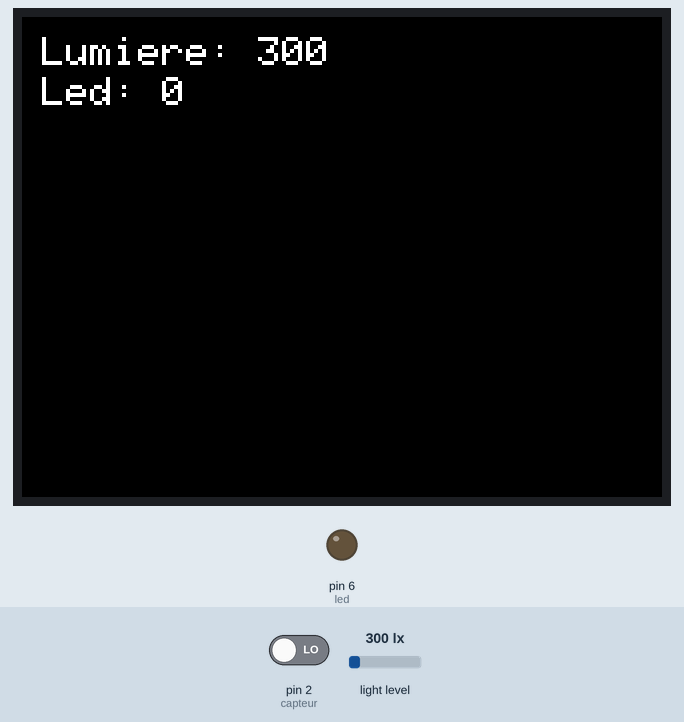
Bench run of a sketch on a simulated Arduino Uno, built with avr-gcc and run on an emulated ATmega328P. Parts: 320×240 colour display, output pins drawn as LEDs (lit = HIGH). Inputs (shaded band) come from the test bench; at power-on: light level 300 lx, pin 2 (capteur) LOW. What the sketch prints to the serial monitor is not drawn.

Above: at 1.4 s.
1.5 s: light level set to 40 lx
At 2.3 s:
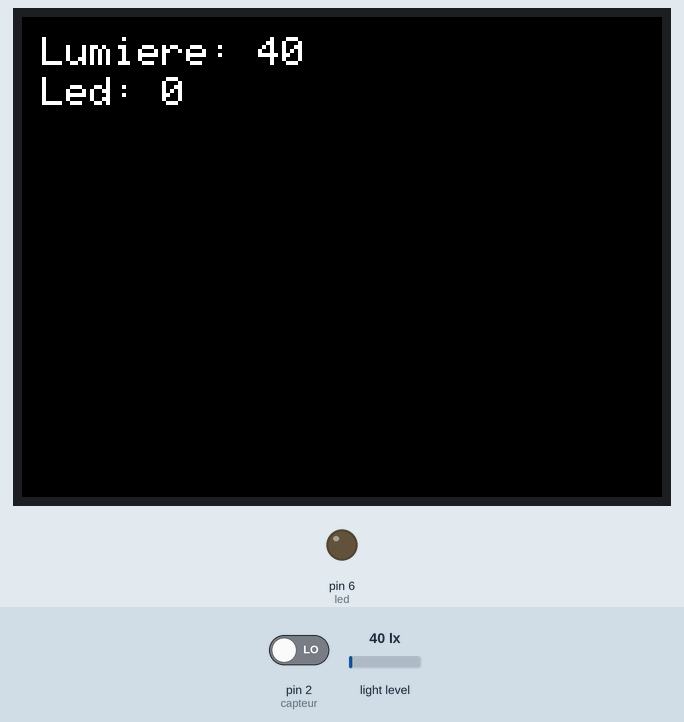
3.2 s: pin 2 (capteur) driven HIGH
At 3.85 s:
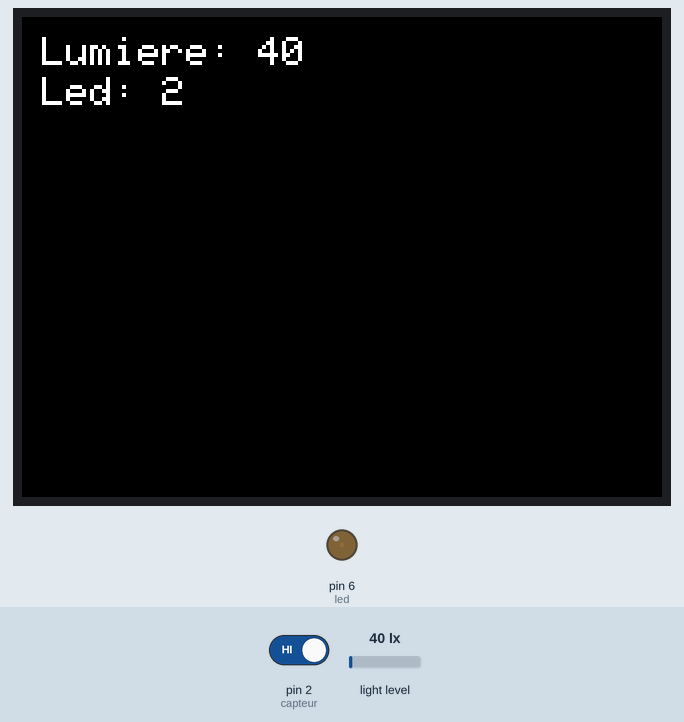
5.5 s: light level set to 270 lx
At 5.88 s:
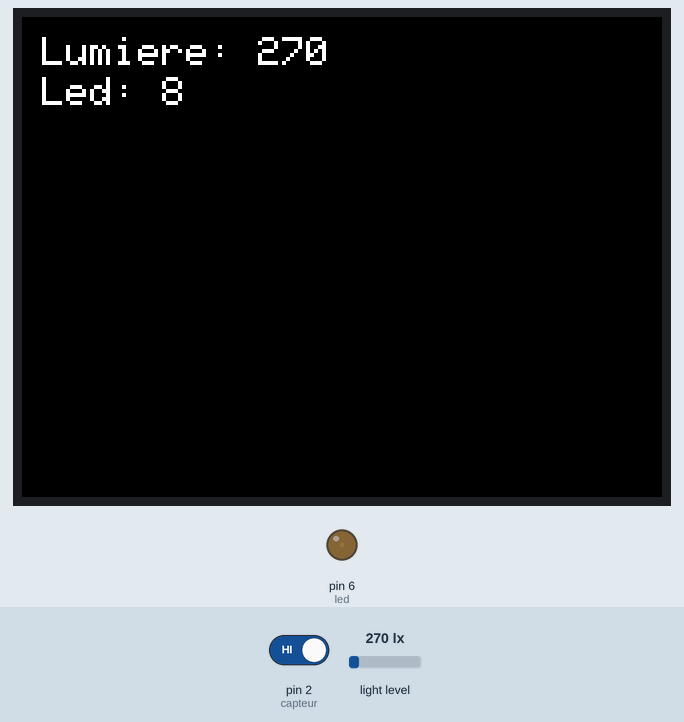
7.2 s: light level set to 322 lx
At 7.58 s:
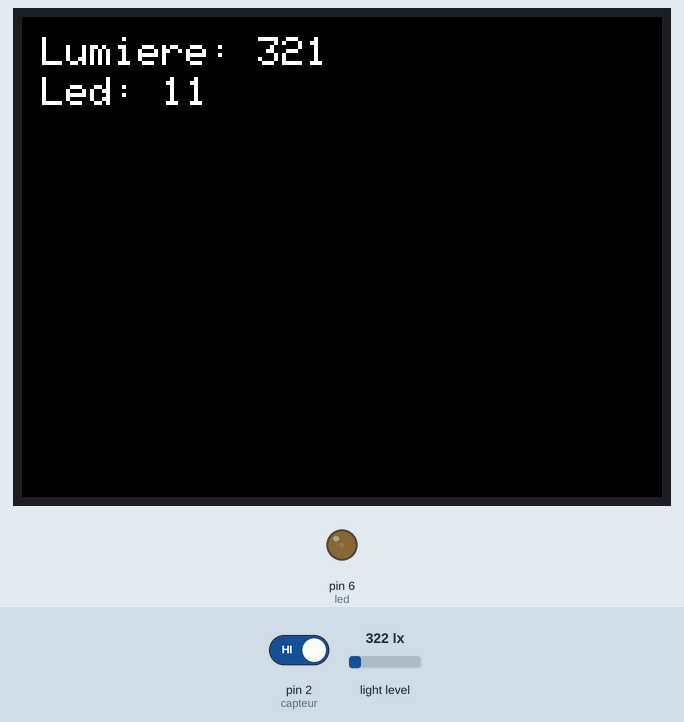
8.9 s: pin 2 (capteur) driven LOW
Timing chart, 0 to 11.6 s (numbered marks = the images above; inputs shaded):
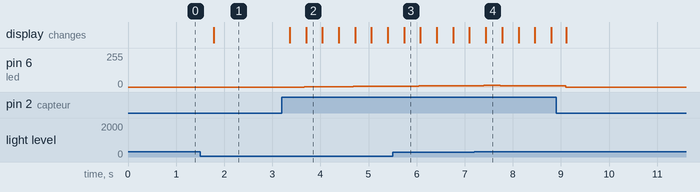

The sketch:

capteur_pr.ino
```cpp
#include "SPI.h"

#include "Adafruit_GFX.h"
#include "Adafruit_ILI9341.h"

#include <Wire.h>
#include <BH1750.h>²
#include <SoftwareSerial.h>


// Déclaration des broches TFT
#define TFT_DC 9
#define TFT_CS 10

//------------------<declaration>-----------------------------------------------------------------------------------------

// Initialisation de l'écran TFT
Adafruit_ILI9341 tft = Adafruit_ILI9341(TFT_CS, TFT_DC);

// Constantes pour les broches
const int led = 6;
const int capteur = 2;

// Initialisation du capteur de lumière
BH1750 lightMeter;

// Initialisation de la communication série
SoftwareSerial BT(4,6);//(RX,TX)    ATTENTION : relier le RX au TX de l'arduino !!!


// Variables globales
int val = 0;
int IntensiteLed = 0;
int lux = 0;
int cible = 300;
int a = 0;

// Position des textes sur l'écran TFT
int luxTextX = 10;
int luxTextY = 10;
int ledTextX = 10;
int ledTextY = 30;

//------------------<declaration>-----------------------------------------------------------------------------------------


void setup() {
  // Initialisation de l'écran TFT
  tft.begin();
  tft.setRotation(3); // Rotation de l'écran si nécessaire
  tft.fillScreen(ILI9341_BLACK); // Effacer l'écran

  // Initialisation du capteur de lumière
  lightMeter.begin();

  // Initialisation de la communication série
  BT.begin(9600);
  Serial.begin(9600);
}
void affichBT()
{
          a = (BT.read());

          Serial.println(a);
            switch (a)
              {
                case 0 :
                        {

                        BT.println(lux);
                        //delay(200);

                        }
                break ;

                case 1 :
                        {
                        BT.println(IntensiteLed);
                        //delay(200);
                        }
                break ;


              }
 }
void loop() {
  // Lire la valeur de luminosité
  lux = lightMeter.readLightLevel();
  Serial.print("lux=");
  Serial.println(lux);

  // Lire la valeur du capteur
  val = digitalRead(capteur);

  // Vérifier si le capteur est actif
  if (val == HIGH) {
    // Si la luminosité est inférieure à la cible
    Serial.print("IntensiteLed=");
    if (lux < cible) {
      analogWrite(led, IntensiteLed);
      delay(10);
      IntensiteLed = IntensiteLed + 1;
      Serial.print("IntensiteLed=");
      Serial.println(IntensiteLed);
      delay(20);
    }
    // Si la luminosité est supérieure à la cible
    else if (lux > cible) {
      analogWrite(led, IntensiteLed);
      delay(10);
      // Empêcher IntensiteLed de descendre en dessous de 0
      IntensiteLed = max(0, IntensiteLed - 1);
      Serial.print("IntensiteLed=");
      Serial.println(IntensiteLed);
      delay(20);
    }
    // Si la luminosité est égale à la cible
    else  {
      Serial.print("IntensiteLed=");
      Serial.println(IntensiteLed);
      delay(20);
    }

  }
  else {
      analogWrite(led, LOW);
      IntensiteLed = 0 ;
      }

  // Supprimer la valeur précédente d'IntensiteLed sur l'écran TFT
  tft.fillRect(ledTextX, ledTextY, 100, 20, ILI9341_BLACK);

  // Afficher la nouvelle valeur d'IntensiteLed sur l'écran TFT
  tft.setCursor(ledTextX, ledTextY);
  tft.setTextColor(ILI9341_WHITE);
  tft.setTextSize(2);
  tft.print("Led: ");
  tft.print(IntensiteLed);

  // Supprimer la valeur précédente de lux sur l'écran TFT
 tft.fillRect(luxTextX, luxTextY, 200, 20, ILI9341_BLACK);


  // Afficher la nouvelle valeur de lux sur l'écran TFT
  tft.setCursor(luxTextX, luxTextY);
  tft.setTextColor(ILI9341_WHITE);
  tft.setTextSize(2);
  tft.print("Lumiere: ");
  tft.print(lux);

  // Ajouter un court délai pour éviter les rafraîchissements trop rapides de l'écran
  delay(200);
  //metre a 300 direct
  affichBT();
  delay(100);


}
```

Measured:
- after the input at 1.5 s, the display: changes after 0.28 s (image 1)
- after the input at 3.2 s, pin 6 (led): moves from 0/255 to 6/255 over 1.7 s, starting after 0.46 s; the display: first changes after 0.16 s (image 2 shows a later state)
